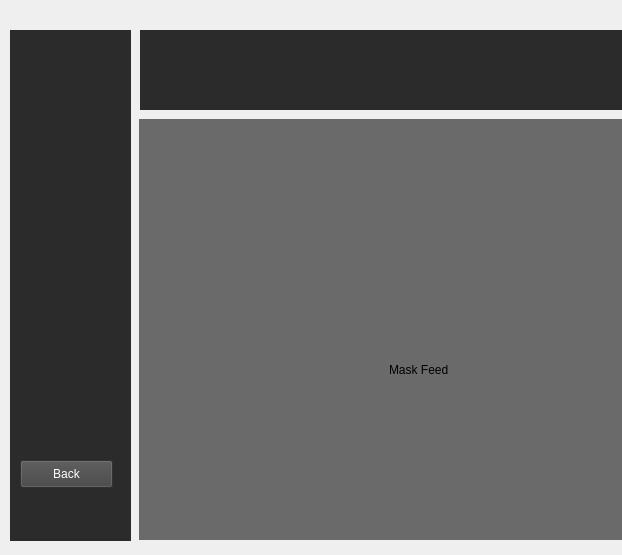
<?xml version="1.0" encoding="UTF-8"?>
<ui version="4.0">
 <class>MaskFeedWindow</class>
 <widget class="QMainWindow" name="MaskFeedWindow">
  <property name="geometry">
   <rect>
    <x>0</x>
    <y>0</y>
    <width>622</width>
    <height>555</height>
   </rect>
  </property>
  <property name="windowTitle">
   <string>MainWindow</string>
  </property>
  <widget class="QWidget" name="centralwidget">
   <widget class="QWidget" name="widget_2" native="true">
    <property name="geometry">
     <rect>
      <x>139</x>
      <y>119</y>
      <width>561</width>
      <height>421</height>
     </rect>
    </property>
    <property name="styleSheet">
     <string notr="true">background-color: rgb(106, 106, 106);</string>
    </property>
    <widget class="QLabel" name="label">
     <property name="geometry">
      <rect>
       <x>250</x>
       <y>220</y>
       <width>121</width>
       <height>61</height>
      </rect>
     </property>
     <property name="styleSheet">
      <string notr="true">font: 12pt &quot;MS Shell Dlg 2&quot;;</string>
     </property>
     <property name="text">
      <string>Mask Feed</string>
     </property>
    </widget>
   </widget>
   <widget class="QWidget" name="widget_3" native="true">
    <property name="geometry">
     <rect>
      <x>140</x>
      <y>30</y>
      <width>561</width>
      <height>80</height>
     </rect>
    </property>
    <property name="styleSheet">
     <string notr="true">background-color: rgb(43, 43, 43);</string>
    </property>
   </widget>
   <widget class="QPushButton" name="Back_btn">
    <property name="geometry">
     <rect>
      <x>20</x>
      <y>460</y>
      <width>93</width>
      <height>28</height>
     </rect>
    </property>
    <property name="styleSheet">
     <string notr="true">QPushButton {
	background-color: rgb(68, 68, 68);
	color: white;
}

QPushButton:hover {
	background-color: rgb(68, 68, 68, 220);
}

QPushButton:pressed {
	background-color: rgb(68, 68, 68, 200);
}</string>
    </property>
    <property name="text">
     <string>Back</string>
    </property>
   </widget>
   <widget class="QWidget" name="widget" native="true">
    <property name="geometry">
     <rect>
      <x>10</x>
      <y>30</y>
      <width>121</width>
      <height>511</height>
     </rect>
    </property>
    <property name="styleSheet">
     <string notr="true">background-color: rgb(43, 43, 43);</string>
    </property>
   </widget>
   <zorder>widget</zorder>
   <zorder>widget_2</zorder>
   <zorder>widget_3</zorder>
   <zorder>Back_btn</zorder>
  </widget>
 </widget>
 <resources/>
 <connections/>
</ui>
